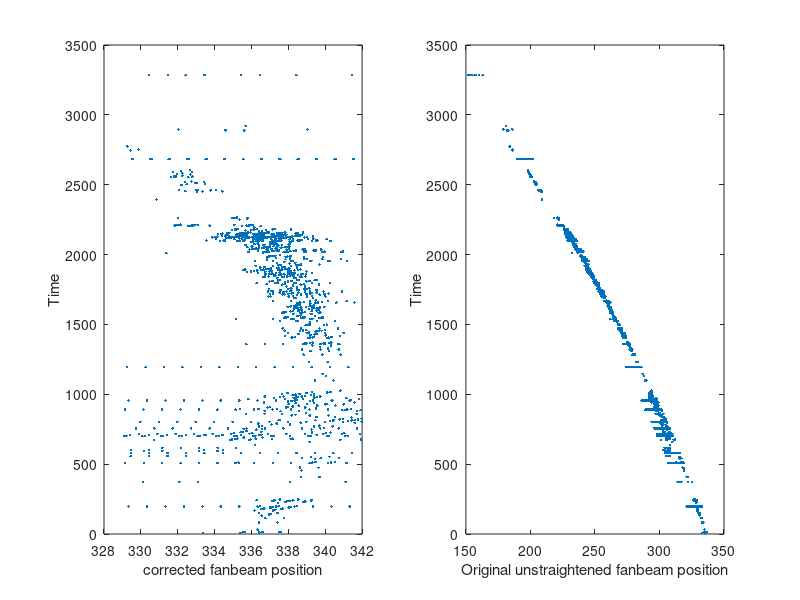

This figure's MATLAB source:
clear all;
clc;
close all;

fileID = load('SNR.10.trace337.txt');

%% _______BASIC FANBEAM PLOTS________ %%
% SNR = fileID(:,1);
% width = fileID(:,4);
% dm = fileID(:,6);
% time = fileID(:,3); 
% fanbeam = fileID(:,13)
% %subplot(1,2,1)
% plot(fanbeam, time, '.')
% xlabel('Fanbeam')
% ylabel('Time')
% hold on;
% 
% %%Close liner
% fanbeam2 = fanbeam -200 
% plot(fanbeam2,time, '.')
% hold on;

%% ____FANBEAM EQUATION PLOTS_____%%
% fb_prime = fanbeam + (time*(150/3600)) + ((time.^2)*(65/3600^2))
% plot(fb_prime, time, '.')
% xlabel('Fanbeam prime')
% ylabel('Time')


%% _____PLOT REFINER NOW DONE IN AWKS____ %%
% tot_lines = length(SNR)
% ref_time = [];
% ref_fanbeam = [];
% ref_SNR = [];
% 
% for i = 1:tot_lines
%     
%     if SNR(i) not 
%         
%         ref_time = [ref_time, time(i)];
%         ref_fanbeam = [ref_fanbeam, fanbeam(i)];
%         ref_SNR = [ref_SNR, SNR]
%     end
% end
% 
% ref_time 
% ref_fanbeam 
% ref_SNR
% subplot(1,2,2)
% plot(ref_time,ref_fanbeam, '*')
% title('refined plot')

%% JUNK FILE PLOT %%
% jtime = fileID(:,1);
% jfb = fileID(:,2);
% plot(jfb, jtime, '.')
% xlabel('corrected fanbeam position')
% ylabel('Time')

%% TRACE 337 PLOT %%
time = fileID(:,1);
fb = fileID(:,2);

subplot(1,2,1)
plot(fb, time, '.')
xlabel('corrected fanbeam position')
ylabel('Time')

subplot(1,2,2)
t2 = fileID(:,1)
fb2 = fileID(:,15)
plot(fb2, t2, '.')
xlabel('Original unstraightened fanbeam position')
ylabel('Time')



